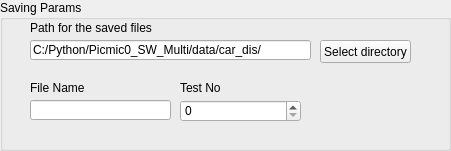
     <widget class="QGroupBox" name="groupBox_2">
      <property name="geometry">
       <rect>
        <x>570</x>
        <y>40</y>
        <width>451</width>
        <height>151</height>
       </rect>
      </property>
      <property name="title">
       <string>Saving Params</string>
      </property>
      <widget class="QLineEdit" name="leCarDisSavePath">
       <property name="geometry">
        <rect>
         <x>30</x>
         <y>40</y>
         <width>281</width>
         <height>20</height>
        </rect>
       </property>
       <property name="text">
        <string>C:/Python/Picmic0_SW_Multi/data/car_dis/</string>
       </property>
      </widget>
      <widget class="QLabel" name="LblCarDisFilePath">
       <property name="geometry">
        <rect>
         <x>30</x>
         <y>20</y>
         <width>161</width>
         <height>16</height>
        </rect>
       </property>
       <property name="text">
        <string>Path for the saved files</string>
       </property>
      </widget>
      <widget class="QLineEdit" name="LECarDisSPFileName">
       <property name="geometry">
        <rect>
         <x>30</x>
         <y>100</y>
         <width>141</width>
         <height>20</height>
        </rect>
       </property>
       <property name="text">
        <string/>
       </property>
      </widget>
      <widget class="QLabel" name="LblCarDisFileName">
       <property name="geometry">
        <rect>
         <x>30</x>
         <y>80</y>
         <width>161</width>
         <height>16</height>
        </rect>
       </property>
       <property name="text">
        <string>File Name</string>
       </property>
      </widget>
      <widget class="QLabel" name="LblCarDisFileTestNo">
       <property name="geometry">
        <rect>
         <x>180</x>
         <y>80</y>
         <width>111</width>
         <height>16</height>
        </rect>
       </property>
       <property name="text">
        <string>Test No</string>
       </property>
      </widget>
      <widget class="QSpinBox" name="sBCarDisTestNo">
       <property name="geometry">
        <rect>
         <x>180</x>
         <y>100</y>
         <width>121</width>
         <height>22</height>
        </rect>
       </property>
       <property name="maximum">
        <number>10000</number>
       </property>
      </widget>
      <widget class="QPushButton" name="BtCarDisPathSel">
       <property name="geometry">
        <rect>
         <x>320</x>
         <y>40</y>
         <width>91</width>
         <height>23</height>
        </rect>
       </property>
       <property name="text">
        <string>Select directory</string>
       </property>
      </widget>
     </widget>
